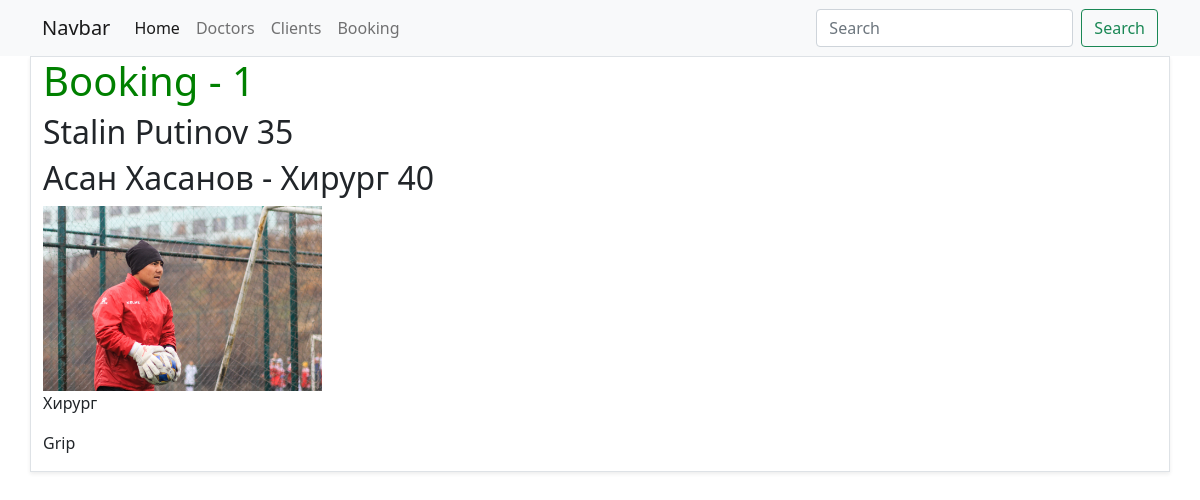
/booking/1, run on the app's committed database.
### booking/models.py (models this page shows, shortened)
class Booking(models.Model):
    doctor = models.ForeignKey(Doctor, on_delete=models.CASCADE)
    client = models.ForeignKey(Client, on_delete=models.CASCADE)
    start_time = models.DateTimeField()
    end_time = models.DateTimeField()
    diagnoz = models.ForeignKey(Diagnoz,on_delete=models.CASCADE,null=True)
    active = models.BooleanField(default=True)

class Diagnoz(models.Model):
    name = models.CharField(max_length=120)
    def __str__(self):
        return self.name

### client/models.py (models this page shows)
class Client(models.Model):
    name = models.CharField(max_length=120)
    surname = models.CharField(max_length=120)
    age = models.IntegerField()
    def __str__(self):
        return "{} {}".format(self.name,self.surname)

### doctor/models.py (models this page shows)
class Doctor(models.Model):
    name = models.CharField("Имя",max_length=120)
    surname = models.CharField("Фамилия",max_length=120)
    age = models.IntegerField("Возраст")
    photo = models.ImageField("Фото",upload_to="doctor/",null=True)
    profes = models.ForeignKey(Profes,null=True,on_delete=models.CASCADE)
    def __str__(self):
        return "{} {} - {}".format(self.name,self.surname,self.profes)
    class Meta:
        verbose_name = "Доктор"
        verbose_name_plural = "Докторы"

class Profes(models.Model):
    name = models.CharField(max_length=120)
    def __str__(self):
        return self.name

### booking/views.py (the view)
# urls.py: path("booking/<int:id>",booking_detail),
def booking_detail(request,id):
    booking = Booking.objects.get(active=True,id=id)
    return render(request,"booking/detail.html",{"booking":booking})

### templates/booking/detail.html
{% extends 'base.html' %}
{% block container %}
    <h1>Booking - {{booking.id}}</h1>
    <div>
        <h2>{{booking.client}} {{booking.client.age}}</h2>
    </div>
    <div>
        <h2>
            {{booking.doctor}} {{booking.doctor.age}}
        </h2>
        <img class="w-25" src="{{booking.doctor.photo.url}}" >
        <p>
            {{booking.doctor.profes}}
        </p>
    </div>
    <p>
    {{booking.diagnoz}}
    </p>
{% endblock container %}

### static/css/style.css (style rules this page uses)
h1 { color: green; }

### data on the page
Booking: id "1", client "Stalin Putinov", client.age "35", doctor "Асан Хасанов - Хирург", doctor.age "40", doctor.photo (picture), doctor.profes "Хирург", diagnoz "Grip"
